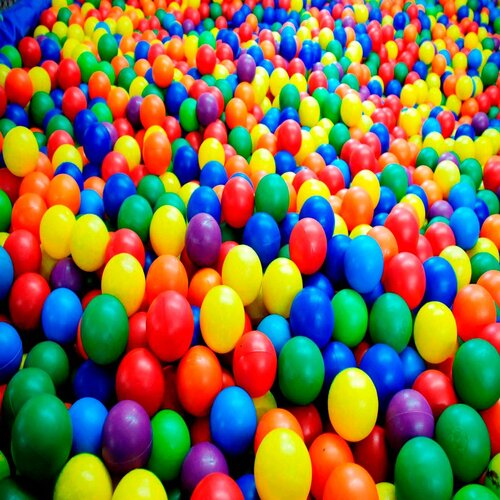
#> input picture processamento-de-imagens/images/piscina-bolinhas.jpg, 500 x 500 px, given in place of the camera
$ python 13-rastreando-objetos-azuis.py
#> lines starting #> are read from the running program, lines starting #| are printed output that depends on the picture; after the words box and inside, x2 and y2 are one past the last pixel; in counts of white or black regions, pixels touching at a corner belong together
import numpy as np
import cv2

# 1) Definir o intervalo de cor que pretendemos rastrear

            # Criação de um array
azulEscuro = np.array([100,67,0], dtype="uint8")
azulClaro = np.array([255,128,50], dtype="uint8")

# Capturar o objeto, que no caso estará contido num vídeo
            # O parâmetro 0 corresponde a webcam
camera = cv2.VideoCapture(0)

# Os frames do vídeo devem ser capturados em loop infinito
while True:
    (sucesso, frame) = camera.read()
#> frame is the input picture: shape (500, 500, 3); mean B, G, R 77, 110.2, 127.7

    if not sucesso:
        break

    # Aplicar limiarização. Na janela capturada, tudo que estiver no intervalo de cor azulEscuro e azulClaro, será exibido em escala cinza, e tudo que não for, não será exibido, ou seja, a tela ficará na cor preta.
    obj = cv2.inRange(frame, azulEscuro, azulClaro)
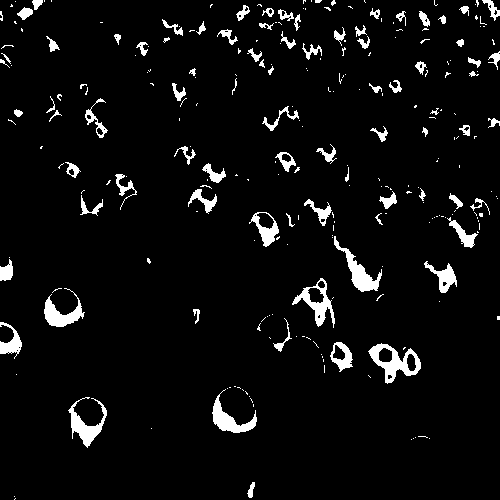
#> obj: shape (500, 500); 5.1% white; 263 white regions (181 under 20 px)

    # Identificar os contornos do objeto
    (contornos, _) = cv2.findContours(obj.copy(), cv2.RETR_TREE, cv2.CHAIN_APPROX_SIMPLE)
#> contornos = 307 contours, 230 with area under 20; largest, box (x1, y1, x2, y2) and area: (368, 343, 421, 384) 1062, (292, 278, 335, 328) 773, (334, 236, 382, 292) 618, (212, 389, 257, 433) 567, (68, 397, 107, 448) 562

    if len(contornos) > 0:
        cnt = sorted(contornos, key=cv2.contourArea, reverse=True)[0]
#> cnt = contour of 74 points, box (x1, y1, x2, y2) (368, 343, 421, 384), area 1062

        rect = np.int32(cv2.boxPoints(cv2.minAreaRect(cnt)))
#> rect = [[388, 388], [366, 349], [402, 329], [424, 368]]
        cv2.drawContours(frame, [rect], -1, (0,255,255), 2)
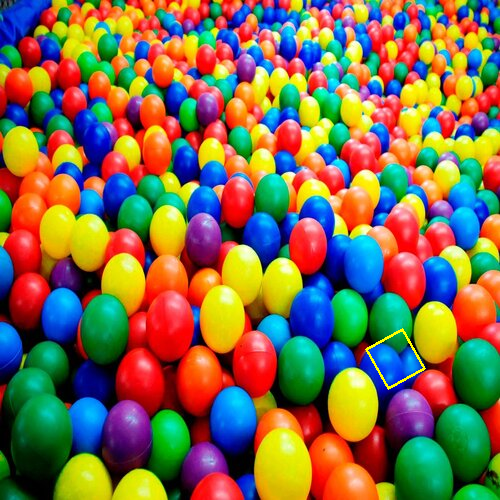
#> frame: shape (500, 500, 3); 0.17% of pixels changed, all inside (x1, y1, x2, y2) = (365, 328, 426, 390)

    # Exibir a filmagem da webcam
    cv2.imshow("Janela 1", frame)
    cv2.imshow("Janela 2", obj)

    if cv2.waitKey(1) & 0xFF == ord("s"):
#> (key Esc is pressed here)
        break

camera.release()
cv2.destroyAllWindows()
